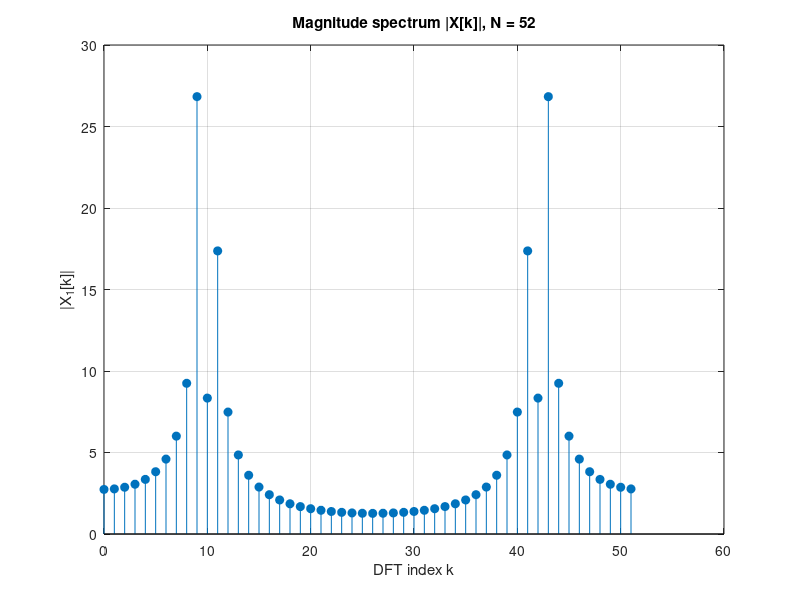

Write the MATLAB code that produced this figure.
% Assignment 4(a,b): Minimum N and spectrum

clear; close all; clc;

% Given parameters
fs = 750;          % sampling frequency [Hz]
f1 = 135;          % [Hz]
f2 = 150;          % [Hz]

% Minimum N (from analysis): N = 50, change to 52 for question(b)
N = 52;

n = 0:N-1;         % time indices
Ts = 1/fs;         % sampling period

% Continuous-time signal sampled
x = cos(2*pi*f1*n*Ts) + cos(2*pi*f2*n*Ts);

% N-point DFT
X = fft(x, N);
k = 0:N-1;

figure;
stem(k, abs(X), 'filled');
xlabel('DFT index k');
ylabel('|X_1[k]|');
title('Magnitude spectrum |X[k]|, N = 52');
grid on;
